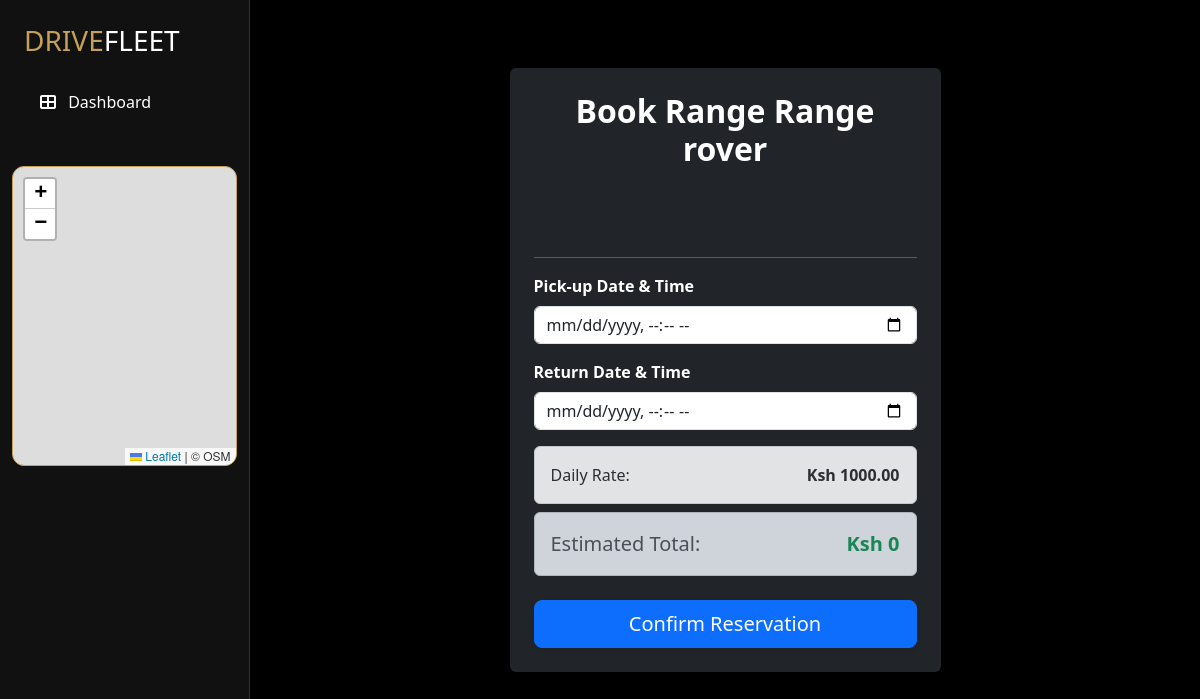
Page /bookings/book/2/ (signed in) on the committed database.
### fleet/models.py (models this page shows, shortened)
class Car(models.Model):
    STATUS_CHOICES = [
        ('available', 'Available'),
        ('booked', 'Booked'),
        ('maintenance', 'In Maintenance'),
    ]
    name = models.CharField(max_length=100, help_text="e.g. Toyota Prado")
    plate_number = models.CharField(max_length=20, unique=True)
    image = models.ImageField(upload_to='cars/')
    daily_rate = models.DecimalField(max_digits=10, decimal_places=2)
    is_available = models.BooleanField(default=True)
    brand = models.CharField(max_length=50, blank=True, null=True)
    status = models.CharField(max_length=20, choices=STATUS_CHOICES, default='available')
    description = models.TextField(blank=True, null=True)
    latitude = models.FloatField(default=-1.286389)
    longitude = models.FloatField(default=36.817223)
    last_updated = models.DateTimeField(auto_now=True)

### bookings/views.py (the view, shortened to what this page needs)
# urls.py: path('book/<int:car_id>/', views.create_booking, name='create_booking'),
@login_required
def create_booking(request, car_id):
    car = get_object_or_404(Car, id=car_id, is_available=True)
    return render(request, 'bookings/booking_form.html', {'car': car})

### bookings/templates/bookings/booking_form.html (shortened to what this page needs)
{% extends 'fleet/customer_base.html' %}
{% block content %}
<div class="container mt-5">
    <div class="row justify-content-center">
        <div class="col-md-6">
            <div class="card shadow border-0 bg-dark text-white p-4">
                <div class="text-center mb-4">
                    <h2 class="fw-bold">Book {{ car.brand }} {{ car.name }}</h2>
                    <p class="text-muted">Plate: {{ car.plate_number }}</p>
                </div>
                <hr>
                <form method="POST" id="bookingForm">
                    <div class="mb-3">
                        <label class="form-label fw-bold">Pick-up Date & Time</label>
                        <input type="datetime-local" id="pickup_date" name="pickup_date" class="form-control" required>
                    </div>
                    <div class="mb-3">
                        <label class="form-label fw-bold">Return Date & Time</label>
                        <input type="datetime-local" id="return_date" name="return_date" class="form-control" required>
                    </div>
                    <div class="alert alert-secondary d-flex justify-content-between align-items-center mb-2">
                        <span>Daily Rate:</span>
                        <span class="fw-bold">Ksh <span id="daily_rate">{{ car.daily_rate }}</span></span>
                    </div>
                    <div class="alert alert-dark d-flex justify-content-between align-items-center">
                        <span class="fs-5">Estimated Total:</span>
                        <span class="fs-5 fw-bold text-success">Ksh <span id="total_display">0</span></span>
                    </div>
                    <div class="d-grid mt-4">
                        <button type="submit" class="btn btn-primary btn-lg shadow-sm">Confirm Reservation</button>
                    </div>
                </form>
            </div>
        </div>
    </div>
</div>
{% endblock %}

### fleet/templates/fleet/customer_base.html (style rules this page uses)
body { background-color: #000; color: white; overflow-x: hidden; }

### rows in the picture
Car: brand "Range", name "Range rover", daily_rate "1000.00"
